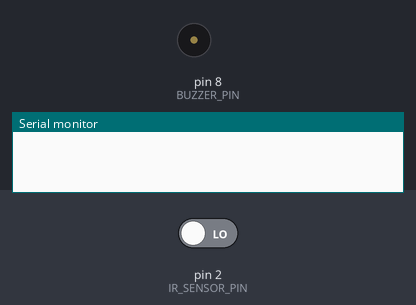
The sketch below on a simulated Arduino Uno, built with avr-gcc and run on an emulated ATmega328P. On the bench: buzzer (waves = sounding), the last lines printed to the serial monitor. The inputs (shaded band) are chosen by the test bench; at power-on: pin 2 (IR_SENSOR_PIN) LOW.

Above: at 1.2 s.
1.3 s: pin 2 (IR_SENSOR_PIN) driven HIGH
At 2.5 s:
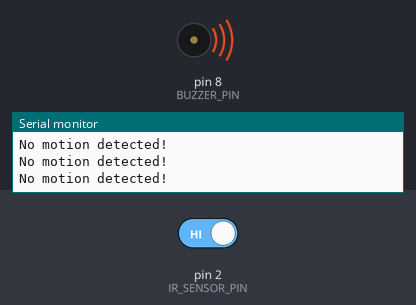
2.8 s: pin 2 (IR_SENSOR_PIN) driven LOW
At 3.8 s:
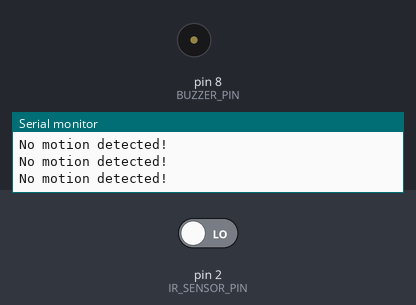
Timing chart, 0 to 5.8 s (numbered marks = the images above; inputs shaded):
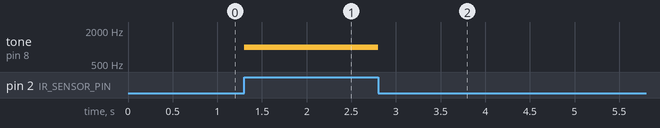

Measured:
- after the input at 1.3 s, tone on pin 8 (BUZZER_PIN): silent → 1000 Hz at once
- after the input at 2.8 s, tone on pin 8 (BUZZER_PIN): 1000 Hz → silent at once

The sketch:

Museum.ino
```cpp
// Pin Definitions
#define IR_SENSOR_PIN 2
#define BUZZER_PIN 8

void setup() {
  // Initialize serial communication
  Serial.begin(9600);

  // Initialize IR sensor pin as input
  pinMode(IR_SENSOR_PIN, INPUT);

  // Initialize buzzer pin as output
  pinMode(BUZZER_PIN, OUTPUT);

  // Initially, turn off the buzzer
  noTone(BUZZER_PIN);
}

void loop() {
  // Read the IR sensor value
  int sensorValue = digitalRead(IR_SENSOR_PIN);

  // If no motion is detected, sound the alarm
  if (sensorValue == HIGH) {
    Serial.println("No motion detected!");
    tone(BUZZER_PIN, 1000); // Sound the buzzer at 1kHz
  } else {
    // Turn off the buzzer if motion is detected
    noTone(BUZZER_PIN);
  }

  // Wait a short delay between readings
  delay(100);
}
```
